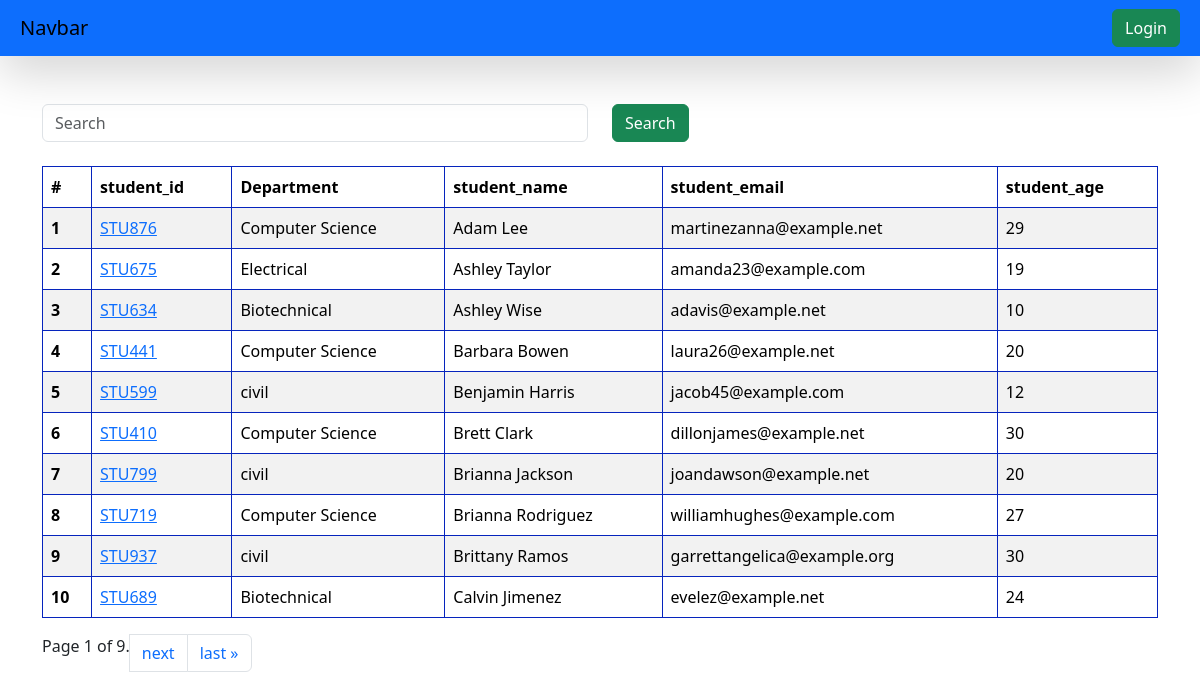
The page /students/ on the database its author committed.
### vege/models.py (models this page shows, shortened)
class Student(models.Model):
    department = models.ForeignKey(Department, on_delete=models.CASCADE)
    student_id = models.OneToOneField(StudentID,related_name="student", on_delete=models.CASCADE)
    student_name = models.CharField(max_length=100)
    student_email = models.EmailField(unique=True)
    student_age = models.IntegerField(default=18)
    student_address = models.TextField()
    is_deleted = models.BooleanField(default= False)
    objects = StudentManager()
    admin_objects = models.Manager()
    class Meta:
        ordering =  ['student_name'] #Order students alphabetically
        verbose_name = 'student'

class StudentID(models.Model):
    student_id = models.CharField(max_length=100)
    def __str__(self) -> str:
        return self.student_id #Return student ID in admin panel

class Department(models.Model):
    department = models.CharField(max_length=100)
    class Meta:
        ordering = ['department'] #Order departments alphabetically

### vege/views.py (the view, shortened to what this page needs)
# urls.py: path('students/', get_students, name='get_students'),
def get_students(request):
    queryset = Student.objects.all()
    paginator = Paginator(queryset, 10)  # Show 10 contacts per page.
    page_number = request.GET.get("page", 1) # Default to page 1 if no page parameter is provided
    page_obj = paginator.get_page(page_number)
    return render(request, 'report/students.html', {'queryset': page_obj})

### vege/models.py (called while the page is built)
    def get_queryset(self):
        return super().get_queryset().filter(is_deleted = False)

### vege/templates/report/students.html (shortened to what this page needs)
{% extends 'base.html' %} {% block start %}
<div class="container mt-5">
<form class="mb-4">
    <div class="row">
        <div class="col-md-6">
            <input class="form-control" name="search" placeholder="Search">
        </div>
        <div class="col-md-6">
            <button class="btn btn-success">Search</button>
        </div>
    </div>
</form>
  <table class="table table-striped">
    <thead>
      <tr>
        <th scope="col">#</th>
        <th scope="col">student_id</th>
        <th scope="col">Department</th>
        <th scope="col">student_name</th>
        <th scope="col">student_email</th>
        <th scope="col">student_age</th>
      </tr>
    </thead>
    <tbody>
      {% for student in queryset %}
      <tr>
        <th scope="row">{{forloop.counter}}</th>
        <td>
          <a href="{% url 'see_mark' student.student_id %}">
            {{student.student_id}}
          </a>
        </td>
        <td>{{student.department.department}}</td>
        <td>{{student.student_name}}</td>
        <td>{{student.student_email}}</td>
        <td>{{student.student_age}}</td>
      </tr>
      {% endfor %}
    </tbody>
    </table>
      <nav aria-label="Page navigation example">
      <ul class="pagination">
          <span class="current">
            Page {{ queryset.number }} of {{ queryset.paginator.num_pages }}.
          </span>
          {% if queryset.has_next %}
            <li class="page-item"><a class="page-link"href="?page={{ queryset.next_page_number }}">next</a> </li>
            <li class="page-item"><a class="page-link" href="?page={{ queryset.paginator.num_pages }}">last &raquo;</a> </li>
          {% endif %}
    </ul>
   </nav>
</div>
{% endblock %}

### home/templates/base.html (shortened to what this page needs)
<!DOCTYPE html>
<html lang="en">
  <head>
    <link
      href="https://cdn.jsdelivr.net/npm/bootstrap@5.3.8/dist/css/bootstrap.min.css"
      rel="stylesheet"
    />
  </head>
  <body>
    <nav class="navbar dark p-2 bg-primary shadow-lg">
      <div class="container-fluid">
        <a class="navbar-brand">Navbar</a>
        <form class="d-flex" role="search">
          {% if request.user.is_authenticated %}
          <a href="/logout/" class="btn btn-success" type="submit"> Logout </a>
          {% else %}
          <a href="/login/" class="btn btn-success" type="submit"> Login </a>
          {% endif %}
        </form>
      </div>
    </nav>
    {% block start %} {% endblock %}
  </body>
</html>

### home/templates/base.html (style rules this page uses)
table, th, td { border: 1px solid rgb(6, 36, 189); }

### rows shown on the page
Student: student_id "STU876", department.department "Computer Science", student_name "Adam Lee", student_email "martinezanna@example.net", student_age "29"
Student: student_id "STU675", department.department "Electrical", student_name "Ashley Taylor", student_email "amanda23@example.com", student_age "19"
Student: student_id "STU634", department.department "Biotechnical", student_name "Ashley Wise", student_email "adavis@example.net", student_age "10"
Student: student_id "STU441", department.department "Computer Science", student_name "Barbara Bowen", student_email "laura26@example.net", student_age "20"
Student: student_id "STU599", department.department "civil", student_name "Benjamin Harris", student_email "jacob45@example.com", student_age "12"
Student: student_id "STU410", department.department "Computer Science", student_name "Brett Clark", student_email "dillonjames@example.net", student_age "30"
Student: student_id "STU799", department.department "civil", student_name "Brianna Jackson", student_email "joandawson@example.net", student_age "20"
Student: student_id "STU719", department.department "Computer Science", student_name "Brianna Rodriguez", student_email "williamhughes@example.com", student_age "27"
Student: student_id "STU937", department.department "civil", student_name "Brittany Ramos", student_email "garrettangelica@example.org", student_age "30"
Student: student_id "STU689", department.department "Biotechnical", student_name "Calvin Jimenez", student_email "evelez@example.net", student_age "24"

### other values the page prints
{{ queryset.number }} "1"
{{ queryset.paginator.num_pages }} "9"
